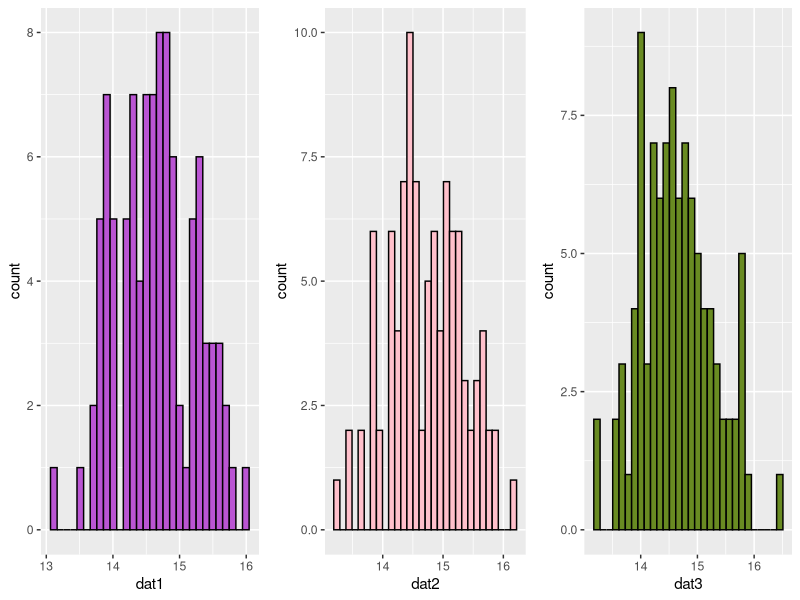

The R source for this figure:
## ---- chunk 1

vect <- function() {
  count1 <- sample(c(0,1), replace=TRUE, size=10)
  counter <- 0 
    for (i in count1) {
     ifelse(i==0, counter<-counter+1, counter<-counter+0)
    }
  return(counter)
}
vect()
## ---- chunk 2
count2 <- sample(c(0,1), replace=TRUE, size=10)
count3 <- length(which(count2==0))
print(count3)
## ---- chunk 3
mat <- matrix(runif(16),
              nrow=4,
              ncol=4)
print(mat)


for (i in 1:nrow(mat)) {
  for (j in 1:ncol(mat)) {
    mat[i,j] <- mat[i,j] + i*j
  } # end of column j loop
} # end or row i loop
print(mat)
## ---- chunk 4
library(tidyverse)
dat1 <- rnorm(n=15,mean=12,sd=1)
dat2 <- rnorm(n=15,mean=15,sd=1)
dat3 <- rnorm(n=15,mean=18,sd=1)
wholedat <- data.frame(dat1,dat2,dat3)
print(wholedat)

wholedat1 <- pivot_longer(wholedat,cols=dat1:dat3, names_to="DataSet",values_to="Response")
print(wholedat1)
## ---- chunk 5
###################################
# FUNCTION shuff_dat
# purpose: shuffles and randomizes the response variables and calculates means for each group
# input: created data set, wholedat1
# output: shuffled datasets and means 
# --------------------------------------
shuff_dat <- function(x)  {
  shu <- transform(x, shuffle=sample(Response))
  
  dat1 <- mean(shu$shuffle[shu$DataSet=="dat1"])
  dat2 <- mean(shu$shuffle[shu$DataSet=="dat2"])
  dat3 <- mean(shu$shuffle[shu$DataSet=="dat3"])
  allmeans <- data.frame(dat1,dat2,dat3)
  return(allmeans)
}
shuff_dat(wholedat1)
## ---- chunk 6
df <- data.frame()
rep <- c(1:100)

for(i in 1:100)  {
  meanz <- shuff_dat(wholedat1)
  df <- rbind(df,meanz)
}

datfram <- data.frame(rep,df)
print(datfram)
## ---- chunk 7
library(ggplot2)
library(ggpubr)
library(reshape2)

p1 <- ggplot(data=datfram)+
  aes(x=dat1)+
  geom_histogram(aes(fill=I("mediumorchid"),
                     color=I("black")))
p2 <- ggplot(data=datfram)+
  aes(x=dat2)+
  geom_histogram(aes(fill=I("pink"),
                     color=I("black")))
p3 <- ggplot(data=datfram)+
  aes(x=dat3)+
  geom_histogram(aes(fill=I("olivedrab4"),
                     color=I("black")))

graphx3 <- ggarrange(p1,p2,p3, nrow=1)

print(graphx3)

# the reshuffled means are more similar than the original unshuffled means.
